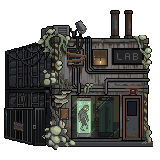
#> input picture Assets/Village/_source/lab-3q/lab_t2_final_noglow_160x160.png, 160 x 160 px, found by its file name
$ python build_t1_base.py
#> lines starting #> are read from the running program, lines starting #| are printed output that depends on the picture
import sys; sys.path.insert(0,'/home/claude/lib')
import colorsys, math
from PIL import Image, ImageDraw
from lab_fx import lum
A=Image.open('lab_t2_final_noglow_160x160.png').convert('RGBA')              # star 2 final (Jeremy's touch-up), art only
#> A is the input picture: PIL image 160x160 RGBA; mean R, G, B, A 36.2, 36, 33.5, 163
B=Image.open('lab_t3_final_v3_noglow_160x160.png').convert('RGBA').load()     # star 3 art before shine: source for what is under the star 2 repairs
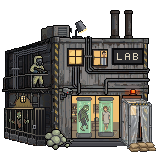
#> input picture Assets/Village/_source/lab-3q/lab_t4_final_noglow_160x160.png, 160 x 160 px, given in place of lab_t3_final_v3_noglow_160x160.png, which was not available
H=Image.open('lab_t2_base_v21_noglow.png').convert('RGBA').load()
v=A.copy(); P=v.load()
fung=lambda p: p[3]>0 and p[1]>=p[0] and p[1]>p[2]+6 and lum(p)>95
warm=lambda p: p[3]==255 and p[0]>200 and p[1]>150 and p[2]<170
def dull(p,s=0.86,k=0.88):
    h,sa,va=colorsys.rgb_to_hsv(p[0]/255,p[1]/255,p[2]/255); r,g,b=colorsys.hsv_to_rgb(h,sa*s,va*k); return (int(r*255),int(g*255),int(b*255),255)
hh=lambda x,y,k=0: ((x*73856093)^(y*19349663)^(k*83492791))%100
# 1) no repairs: boards off the left upstairs window, scrap plate off the corner (what was underneath comes back, in star 2's duller tone)
for x in range(62,90):
    for y in range(46,70):
        if B[x,y][3]==255 and not fung(A.getpixel((x,y))): P[x,y]=B[x,y] if warm(B[x,y]) else dull(B[x,y])
for x in range(59,70):
    for y in range(107,124):
        if H[x,y][3]==255: P[x,y]=H[x,y] if fung(H[x,y]) else dull(H[x,y])
# 2) upstairs windows: no light, glass smashed, a few shards left in the frames
wins=[]
for (x0,x1) in ((62,90),(88,112)):
    g=[(x,y) for x in range(x0,x1) for y in range(46,70) if warm(B[x,y])]
    xs=[q[0] for q in g]; ys=[q[1] for q in g]; wins.append((min(xs),min(ys),max(xs),max(ys))); print('window glass',wins[-1],len(g))
#> this loop made 2 passes
#| window glass (69, 50, 80, 63) 135
#| window glass (94, 51, 106, 64) 91
#> after the loop, wins = [(69, 50, 80, 63), (94, 51, 106, 64)]
for (gx0,gy0,gx1,gy1) in wins:
    for x in range(gx0,gx1+1):
        for y in range(gy0,gy1+1):
            if P[x,y][3]==255 and not fung(P[x,y]) and lum(P[x,y])>20: P[x,y]=(13,15,21,255)   # glass and the wooden cross both gone
#> this loop made 2 passes
# what glass is left upstairs, a different break in each window: left is almost empty (one tall shard and two corner pieces),
# right has lost its upper right half along one diagonal break
UP=([[(77,63),(80,63),(80,55),(78,59)],[(69,50),(73,50),(69,54)],[(69,63),(72,63),(69,61)]],
    [[(94,51),(99,51),(97,55),(100,58),(99,61),(105,62),(105,64),(94,64)]])
um=Image.new('L',(160,160),0); ud=ImageDraw.Draw(um)
#> after `um = Image.new('L', (160, 160), 0)`: um: PIL image 160x160 L; every value is 0
for polys in UP:
    for pg in polys: ud.polygon(pg,fill=255)
UM=um.load()
for (gx0,gy0,gx1,gy1) in wins:
    for x in range(gx0,gx1+1):
        for y in range(gy0,gy1+1):
            if not UM[x,y] or fung(P[x,y]): continue
            edge=any(gx0<=x+dx<=gx1 and gy0<=y+dy<=gy1 and not UM[x+dx,y+dy] for dx,dy in ((1,0),(-1,0),(0,1),(0,-1)))
            n=(hh(x,5,5)%5)-2
            P[x,y]=((98,114,114,255) if hh(x,y,7)<60 else (66,80,82,255)) if edge else (42+n,50+n,52+n,255)
for (a,b) in (((97,55),(94,57)),((99,61),(96,64))):                               # two short cracks in the glass that is left on the right
    for t in range(3):
        x=a[0]+(b[0]-a[0])*t//2; y=a[1]+(b[1]-a[1])*t//2
        if UM[x,y]: P[x,y]=(88,104,104,255)
# 3) the ground-floor glass. Inside: an unlit room with both tanks drained (rebuilt from the star 3 room before any shine was painted on it).
#    The glass itself is so dirty you cannot see through it; you only see in where it has broken away.
BI=Image.open('lab_t3_final_v3_noglow_160x160.png').convert('RGBA'); R=BI.load()
#> further down, BI is the input picture: PIL image 160x160 RGBA; mean R, G, B, A 52.7, 50.8, 46.2, 164.3
liq=lambda p: p[1]>p[0]+12 and p[1]>p[2]+10
for (tx0,tx1) in ((77,90),(99,112)):                                              # no zombie, no patient: each tank is just its glass and stale liquid
    for x in range(tx0,tx1+1):
        top=R[x,101]
        for y in range(101,132):
            t=(y-101)/30; R[x,y]=(int(top[0]+(147-top[0])*t),int(top[1]+(196-top[1])*t),int(top[2]+(159-top[2])*t),255)
INT={}
for x in range(72,119):
    for y in range(96,138):
        p=R[x,y]; f=0.13
        INT[x,y]=dull(dull((int(p[0]*f*0.86),int(p[1]*f*0.96),int(p[2]*f*1.08),255)),0.88,0.90)
#> after the loop, INT = 1974 items
for tx in (79,101):                                                               # a faint edge of light down each tank so its shape reads in the dark
    for y in range(102,131):
        c=INT[tx,y]; INT[tx,y]=(c[0]+9,c[1]+13,c[2]+12,255)
# fungus has got inside too: a few caps at the back of the room, the only light in there. They sit where the breaks let you see them
# and are dimmer than the growth outside (further away, and under the glow pass's threshold so they do not light the wall outside).
ICAPS=((74,111,2.4),(73,116,1.6),(115,127,2.6),(112,131,1.6))            # only caps big enough to read as round; the tiny ones drew as plus signs
for (x,y),c in list(INT.items()):
    k=0.0
    for (cx,cy,r) in ICAPS:
        d=math.hypot(x-cx,y-cy); k+=max(0.0,1-d/13.0)**2*0.30
    k=min(0.42,k); m=1+3.2*k; INT[x,y]=(min(255,int(c[0]*m+26*k)),min(255,int(c[1]*m+86*k)),min(255,int(c[2]*m+40*k)),255)   # the light picks out what is there (tanks, wall) instead of washing over it
#> this loop made 1974 passes
#> (x, y, c, k, m) on passes 1 to 3: (72, 96, (18, 16, 13, 255), 0, 1), (72, 97, (19, 18, 14, 255), 0, 1), (72, 98, (19, 18, 14, 255), 0, 1)
for (cx,cy,r) in ICAPS:
    for x in range(int(cx-r-1),int(cx+r+2)):
        for y in range(int(cy-r-1),int(cy+r+2)):
            if (x,y) not in INT: continue
            d=math.hypot(x-cx,y-cy)
            if d<=r: INT[x,y]=(98,130,94,255) if (x-cx)+(y-cy)<0 else (78,108,78,255)
            elif d<=r+0.9 and (x-cx)+(y-cy)>0: INT[x,y]=(16,26,18,255)
PANES=((72,96,94,137),(96,96,118,137))
HOLES=([(74,96),(91,96),(88,103),(93,109),(87,114),(90,122),(83,119),(80,128),(75,121),(72,125),(72,103)],      # left pane: the top two thirds gone, down from the top-left corner
       [(104,112),(109,106),(112,113),(118,110),(118,131),(113,127),(110,137),(105,130),(99,134),(101,124),(96,120),(102,117)])  # right pane: punched through low on the right, cracked above
hm=Image.new('L',(160,160),0); hd=ImageDraw.Draw(hm)
for h in HOLES: hd.polygon(h,fill=255)
HM=hm.load()
inpane=lambda x,y: any(x0<=x<=x1 and y0<=y<=y1 for (x0,y0,x1,y1) in PANES)
for (x0,y0,x1,y1) in PANES:
    for x in range(x0,x1+1):
        for y in range(y0,y1+1):
            i_=INT[x,y]
            if HM[x,y]:
                P[x,y]=i_      # open: the dark room and its tanks
            else:
                n=((hh(x,3,5)%7)-3)+(2 if hh(x,y,6)<12 else 0)+int((y-y0)/14)                                  # grime: streaks down the glass, heavier low
                g=(40+n,47+n,46+n)
                P[x,y]=(int(g[0]*0.90+i_[0]*0.10),int(g[1]*0.90+i_[1]*0.10),int(g[2]*0.90+i_[2]*0.10),255)
# broken edges catch a little light; cracks run on from the holes across the glass that is left
for (x0,y0,x1,y1) in PANES:
    for x in range(x0,x1+1):
        for y in range(y0,y1+1):
            if not HM[x,y] and any(inpane(x+dx,y+dy) and HM[x+dx,y+dy] for dx,dy in ((1,0),(-1,0),(0,1),(0,-1))):
                P[x,y]=(104,120,116,255) if hh(x,y,7)<62 else (70,82,80,255)
def line(pts,c,k):
    im=Image.new('L',(160,160),0); d=ImageDraw.Draw(im); d.line(pts,fill=255); L=im.load()
    for x in range(160):
        for y in range(160):
            if L[x,y] and inpane(x,y) and not HM[x,y] and lum(P[x,y])<70:
                p=P[x,y]; P[x,y]=tuple(int(p[i]+(c[i]-p[i])*k) for i in range(3))+(255,)
CR=(120,138,134)
for pts in ([(93,109),(94,111)],[(90,122),(93,127),(94,133)],[(80,128),(79,133),(81,137)],[(72,125),(73,131)],[(87,114),(91,116),(94,116)],
            [(109,106),(107,100),(108,96)],[(104,112),(99,105),(96,101)],[(109,106),(113,101),(118,99)],[(112,113),(115,108)],[(99,134),(97,137)],[(96,120),(96,120)],[(107,100),(103,98),(101,96)]):
    line(pts,CR,0.34)
# 4) roof spotlight gone, only its post left
for x in range(73,94):
    for y in range(14,35):
        p=P[x,y]
        if p[3] and not fung(p) and not (p[1]>p[0]+2 and p[1]>p[2]+2) and not (x<=77 and y>=29): P[x,y]=(0,0,0,0)
# 5) door beacon dead, sign letters fading
for x in range(120,142):
    for y in range(82,100):
        p=P[x,y]
        if p[3]==255 and p[0]>p[1]+14 and p[0]>p[2]+14: l=lum(p)*0.8; P[x,y]=(int(l*1.08),int(l*0.96),int(l*0.92),255)
for x in range(114,142):
    for y in range(50,63):
        p=P[x,y]
        if p[3]==255 and 60<lum(p)<130 and not fung(p):
            P[x,y]=(40,40,43,255) if hh(x,y,2)<22 else tuple(int(c*0.82) for c in p[:3])+(255,)
# 6) everything duller and darker than star 2 (fungus excepted)
for x in range(160):
    for y in range(160):
        p=P[x,y]
        if p[3]==255 and not fung(p): P[x,y]=dull(p,0.88,0.90)
#> this loop made 160 passes
v.save('lab_t1_base_v1.png')
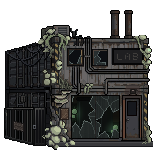
#> saved as lab_t1_base_v1.png: PIL image 160x160 RGBA; mean R, G, B, A 29.7, 29.8, 28.4, 161.9; transparent parts drawn white
bg=Image.new('RGBA',(1600,1600),(20,24,38,255)); bg.alpha_composite(v.resize((1600,1600),Image.NEAREST)); bg.save('lab_t1_base_v1_10x.png')
#> after `bg = Image.new('RGBA', (1600, 1600), (20, 24, 38, 255))`:
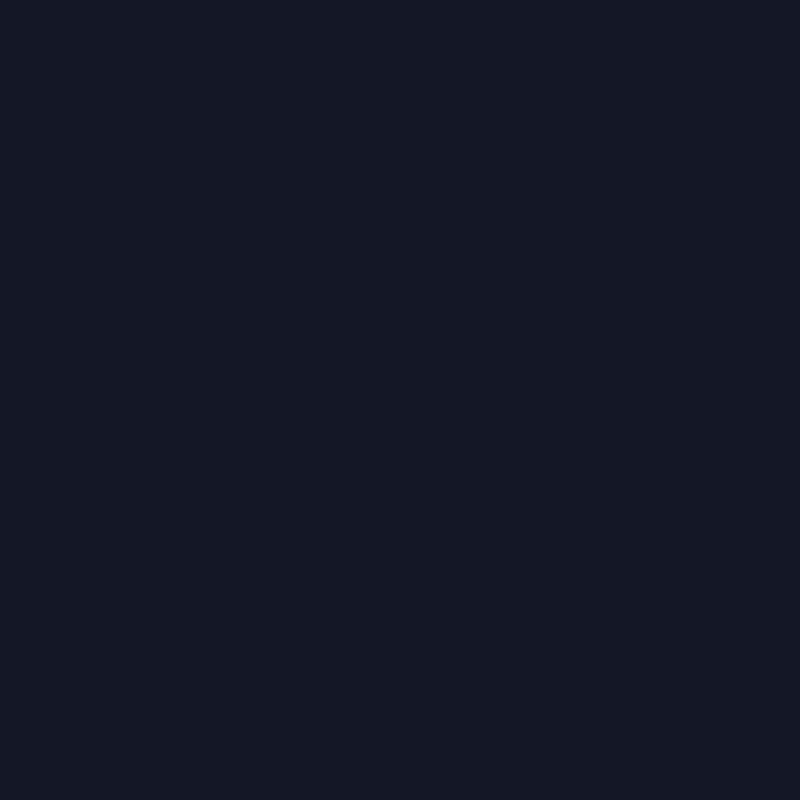
#> bg: PIL image 1600x1600 RGBA (shown at 1/2 size); mean R, G, B, A 20, 24, 38, 255
#> after `bg.alpha_composite(v.resize((1600, 1600), Image.NEAREST))`:
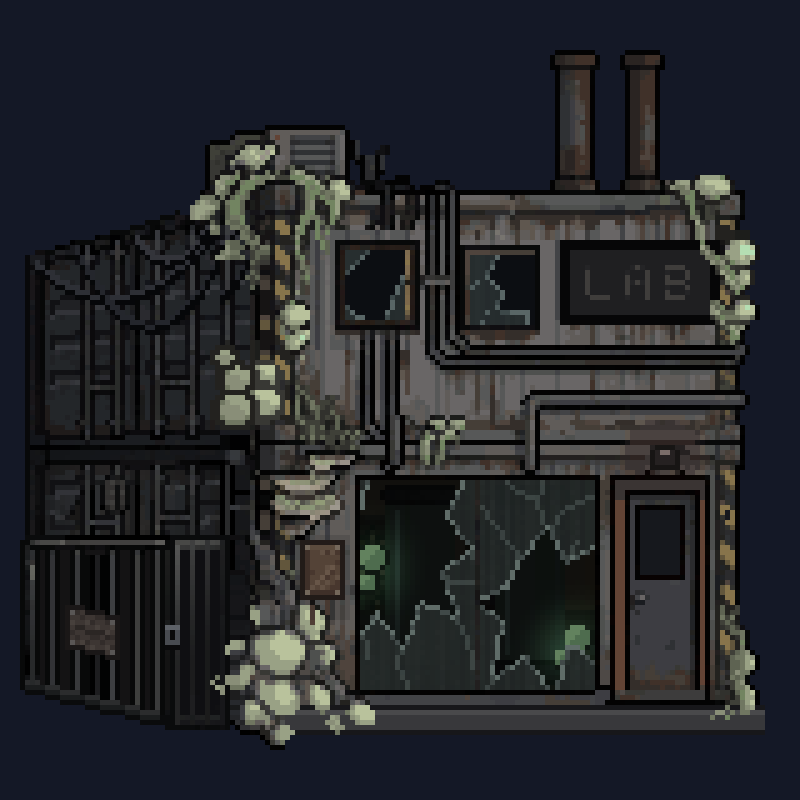
#> bg: PIL image 1600x1600 RGBA (shown at 1/2 size); mean R, G, B, A 37, 38.6, 42.3, 255
